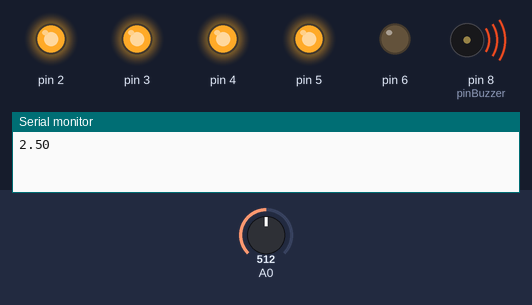
This sketch was run on a simulated Arduino Uno, built with avr-gcc and run on an emulated ATmega328P. On the bench: output pins drawn as LEDs (lit = HIGH), buzzer (waves = sounding, pin HIGH), the last lines printed to the serial monitor. The test bench sets the inputs (shaded band); at power-on: A0 = 512.

Above: at 0.4 s.
At 2.8 s:
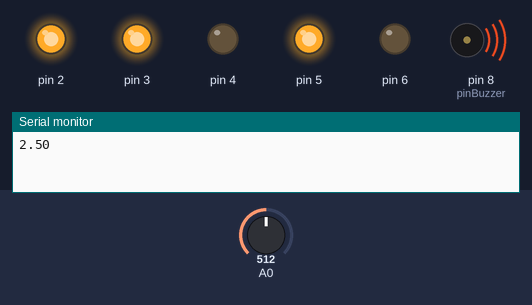
At 6.4 s:
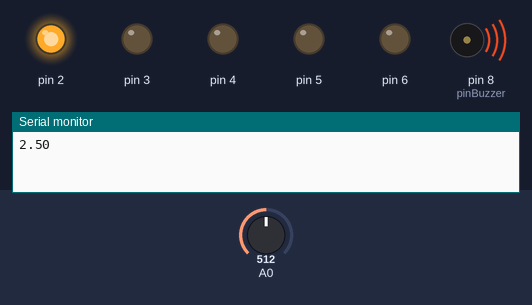
At 11.0 s:
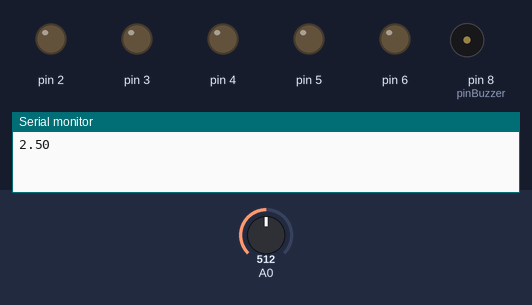
At 15.6 s:
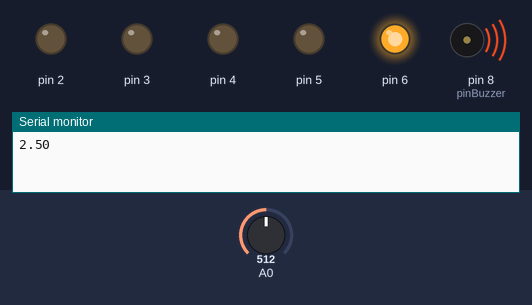
At 19.6 s:
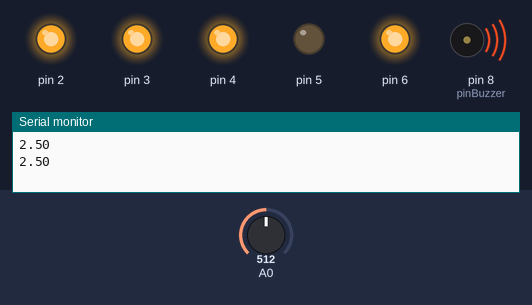
Timing chart, 0 to 20.8 s (numbered marks = the images above):
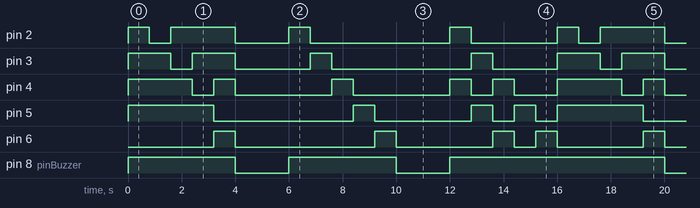

Measured:
- by itself, pin 2: repeats every 16.0 s: LOW 0.80 s, HIGH 2.4 s, LOW 2.0 s, HIGH 0.80 s, LOW 5.2 s, HIGH 0.80 s, LOW 3.2 s, HIGH 0.80 s
- by itself, pin 3: repeats every 16.0 s: LOW 0.80 s, HIGH 1.6 s, LOW 2.8 s, HIGH 0.80 s, LOW 5.2 s, HIGH 0.80 s, LOW 2.4 s, HIGH 1.6 s
- by itself, pin 4: repeats every 16.0 s: LOW 0.80 s, 2 × (HIGH 0.80 s, LOW 3.6 s), HIGH 0.80 s, LOW 0.80 s, HIGH 0.80 s, LOW 1.6 s, HIGH 2.4 s
- by itself, pin 5: repeats every 16.0 s: LOW 5.2 s, HIGH 0.80 s, LOW 3.6 s, 2 × (HIGH 0.80 s, LOW 0.80 s), HIGH 3.2 s
- by itself, pin 6: repeats every 16.0 s: LOW 5.2 s, HIGH 0.80 s, LOW 3.6 s, HIGH 0.80 s, LOW 0.80 s, HIGH 0.80 s, LOW 3.2 s, HIGH 0.80 s
- by itself, pin 8 (pinBuzzer): repeats every 16.0 s: LOW 2.0 s, HIGH 4.0 s, LOW 2.0 s, HIGH 8.0 s

The sketch:

clase1_arduino.ino
```cpp
int LED_1 = 2;
int LED_2 = 3;
int LED_3 = 4;
int LED_4 = 5;
int LED_5 = 6;
int pinBuzzer = 8;

void setup() {
  // put your setup code here, to run once:
  pinMode(2, OUTPUT);
  pinMode(3, OUTPUT);
  pinMode(4, OUTPUT);
  pinMode(5, OUTPUT);
  pinMode(6, OUTPUT);
  pinMode(pinBuzzer, OUTPUT);

  Serial.begin(9600);
}


void loop() {
  // put your main code here, to run repeatedly:
  int sensorValue = analogRead(A0);
  float voltage = sensorValue * (5.0/1023.0);
  Serial.println(voltage);

  for (int i = LED_1; i <= 6; i++) {
    digitalWrite(i, HIGH);
    digitalWrite((i + 1) % 6, HIGH);
    digitalWrite((i + 2) % 6, HIGH);
    digitalWrite((i + 3) % 6, HIGH);
    digitalWrite((i + 4) % 6, HIGH);
    digitalWrite(pinBuzzer, HIGH);
    delay(800);
    digitalWrite(i, LOW);
    digitalWrite((i + 1) % 6, LOW);
    digitalWrite((i + 2) % 6, LOW);
    digitalWrite((i + 3) % 6, LOW);
    digitalWrite((i + 4) % 6, LOW);
    digitalWrite(pinBuzzer, LOW);
  }

  delay(2000);

  for (int i = LED_1; i <= 6; i++) {
    digitalWrite(i, HIGH);
    digitalWrite(pinBuzzer, HIGH);
    delay(800);
    digitalWrite(i, LOW);
    digitalWrite(pinBuzzer, LOW);
  }

  delay(2000);

  for (int i = LED_1; i <= 6; i++) {
    digitalWrite(i, HIGH);
    digitalWrite((i + 2) % 7, HIGH);
    digitalWrite(pinBuzzer, HIGH);
    delay(800);
    digitalWrite(i, LOW);
    digitalWrite(pinBuzzer, LOW);
    digitalWrite((i + 2) % 7, LOW);
  }
}
```
